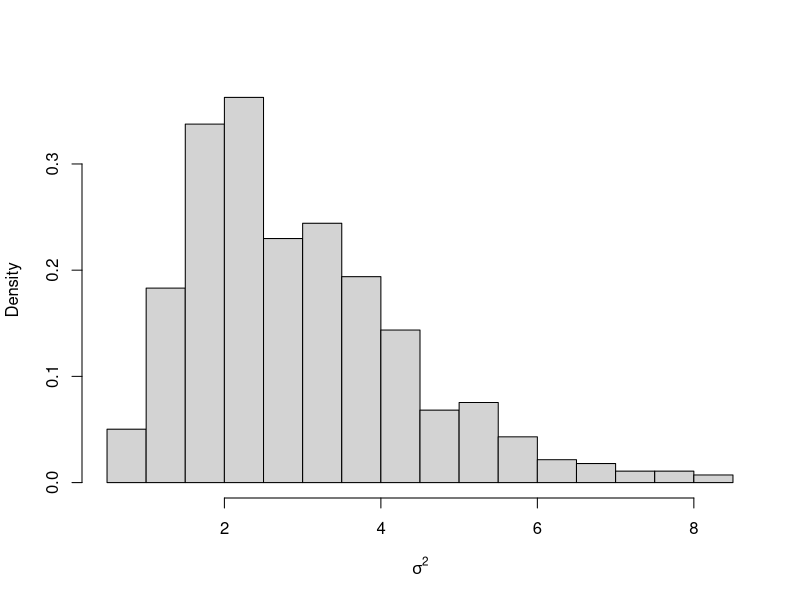

Write R code to recreate this figure.
x <- c(-5.93,  33.12, -21.41, -12.42, -17.64,  -5.47, -27.95, -22.25, -20.40, -26.28, -24.57, 3.06,  44.28, 6.02, -21.14,  14.79, -15.10, 53.18,  38.61,   5.71)

n.iter <- 50000
sigma.sq.store <- numeric(n.iter)
epsilon <- 30
for(i in 1:n.iter){

  sigma.sq <- rexp(1, 1)

  x.star <- rnorm(20, 5, sqrt(sigma.sq))

  d <- sum((mean(x)-mean(x.star))^2)

  if(d < epsilon){
    sigma.sq.store[i] <- sigma.sq
  } else{
    sigma.sq.store[i] <- NA
  }

}

#Get number of reject samples
sum(is.na(sigma.sq.store))

#Plot Approximate Posterior
hist(sigma.sq.store, freq = FALSE, xlab = expression(sigma^2), main = "")
mean(sigma.sq.store, na.rm = TRUE)
quantile(sigma.sq.store, c(0.025, 0.975), na.rm = TRUE)
